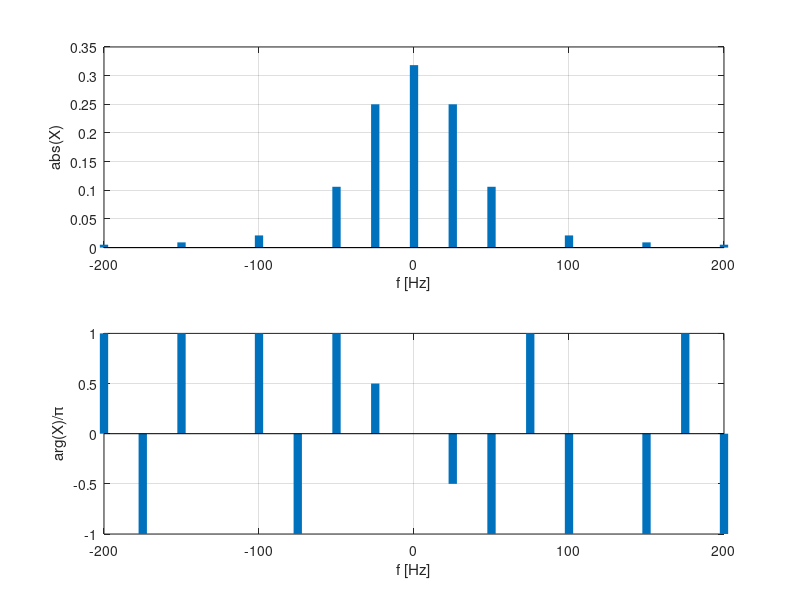

The MATLAB source for this figure:

%% Part 1: generate spectrum of harmonic signal and store it in the structure
% spec with fields f for frequencies and X for complex coefficients
k=0:1:8;
Xp=1/4*exp(-j*pi/2*k).*(sinc((1-k)/2)+sinc((1+k)/2));
spec.X=[conj(fliplr(Xp(2:end))) Xp];
spec.f = 25*[-fliplr(k(2:end)) k];

%% Part 2: Plot the magnitude and phase spectra in one Figure
subplot(211)
p=stem(spec.f,abs(spec.X));
set(p,'Marker','none')
set(p,'LineWidth',6)
ylabel('abs(X)')
xlabel('f [Hz]')
grid
subplot(212)
q=stem(spec.f,angle(spec.X)/pi);
set(q,'Marker','none')
set(q,'LineWidth',6)
ylabel('arg(X)/\pi')
xlabel('f [Hz]')
grid